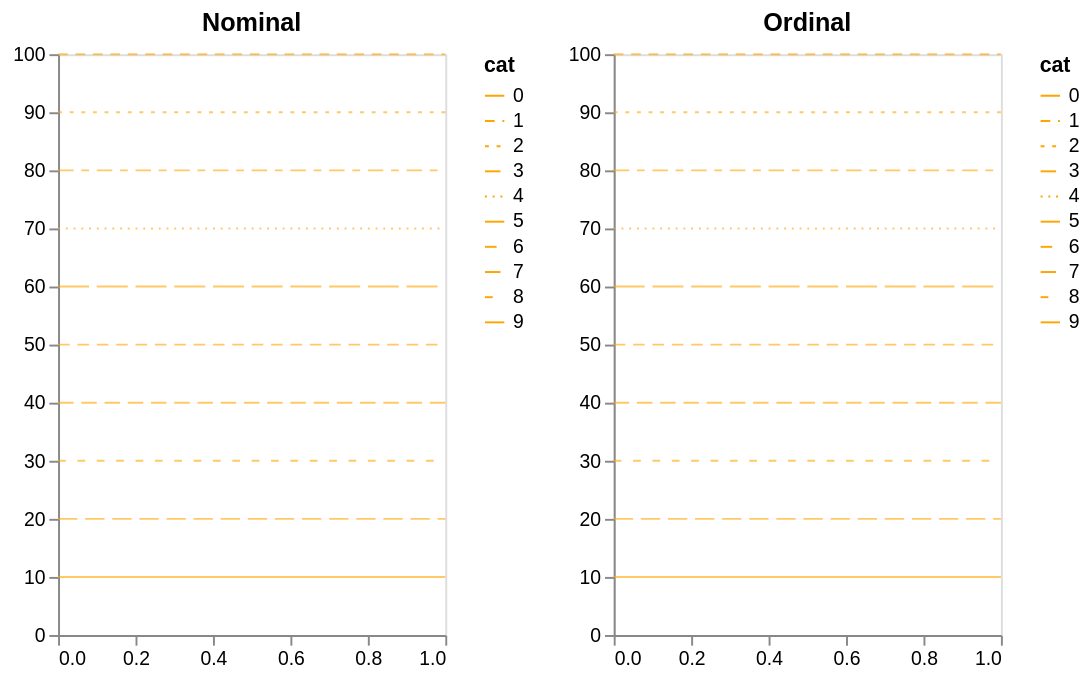

Write a Vega-Lite specification for this figure.
### Vega-Lite specification from a JSON file in a GitHub repository (floating-point values rounded to 4 significant figures)
{"$schema": "https://vega.github.io/schema/vega-lite/v5.json", "concat": [{"encoding": {"strokeDash": {"field": "cat", "scale": {"domain": [0, 1, 2, 3, 4, 5, 6, 7, 8, 9], "range": [[1, 0], [5, 4], [2, 4], [8, 4, 4, 4], [1, 3], [16, 4], [6, 4], [8, 4], [4, 6], [10, 4]]}, "type": "nominal"}, "x": {"field": "x", "type": "quantitative"}, "y": {"field": "y", "type": "quantitative"}}, "mark": "line", "title": "Nominal", "width": 200}, {"encoding": {"strokeDash": {"field": "cat", "scale": {"domain": [0, 1, 2, 3, 4, 5, 6, 7, 8, 9], "range": [[1, 0], [5, 4], [2, 4], [8, 4, 4, 4], [1, 3], [16, 4], [6, 4], [8, 4], [4, 6], [10, 4]]}, "type": "ordinal"}, "x": {"field": "x", "type": "quantitative"}, "y": {"field": "y", "type": "quantitative"}}, "mark": "line", "title": "Ordinal", "width": 200}], "config": {"axis": {"grid": false, "title": null}, "line": {"color": "orange", "opacity": 0.6, "strokeWidth": 1}}, "data": {"values": [{"cat": 1, "x": 0, "y": 100}, {"cat": 1, "x": 1, "y": 100}, {"cat": 2, "x": 0, "y": 90}, {"cat": 2, "x": 1, "y": 90}, {"cat": 3, "x": 0, "y": 80}, {"cat": 3, "x": 1, "y": 80}, {"cat": 4, "x": 0, "y": 70}, {"cat": 4, "x": 1, "y": 70}, {"cat": 5, "x": 0, "y": 60}, {"cat": 5, "x": 1, "y": 60}, {"cat": 6, "x": 0, "y": 50}, {"cat": 6, "x": 1, "y": 50}, {"cat": 7, "x": 0, "y": 40}, {"cat": 7, "x": 1, "y": 40}, {"cat": 8, "x": 0, "y": 30}, {"cat": 8, "x": 1, "y": 30}, {"cat": 9, "x": 0, "y": 20}, {"cat": 9, "x": 1, "y": 20}, {"cat": 10, "x": 0, "y": 10}, {"cat": 10, "x": 1, "y": 10}]}, "resolve": {"scale": {"strokeDash": "independent"}}}
